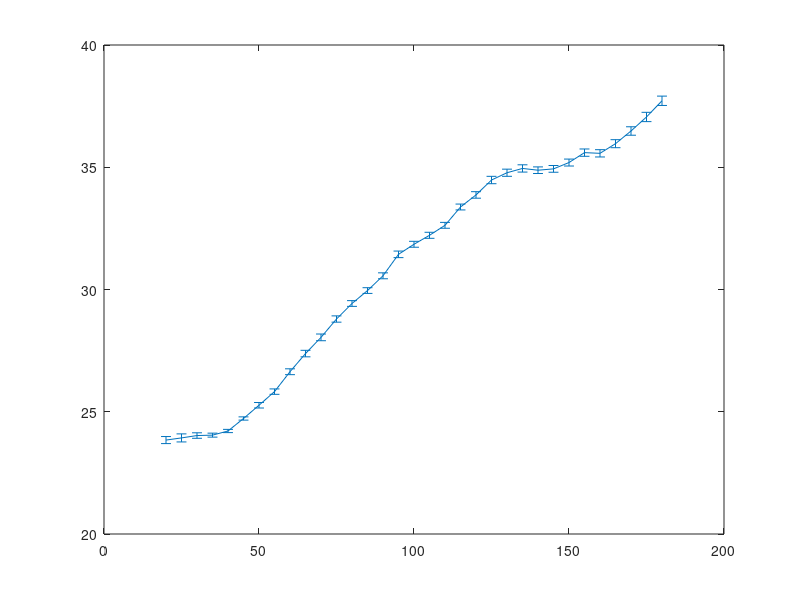

This figure's MATLAB source: (Note: this script raises an error after producing the figure.)
ld = load('J_vs_E.mat');

x2     = ld.fj200.x;
f2     = ld.fj200.signal;
f2_err = ld.fj200.error;


x4 = ld.fj400.x;
f4 = ld.fj400.signal;
f4_err = ld.fj400.error;
e_min_s = 45;
e_max_s = 125;

% first subrange: take from ei200
ir2_min = find(x2==e_min_s);
ir2_max = find(x2==e_max_s);
x_tot1 = x2(1:ir2_min);
s_tot1 = f2(1:ir2_min);
e_tot1 = f2_err(1:1:ir2_min);

% second subrange: take half from ei200, half from ei400
s_par2 =f2(ir2_min+1:ir2_max);

ir4_min = find(x4==e_min_s);
ir4_max = find(x4==e_max_s);
s_par4 =f4(ir4_min+1:ir4_max);

s_tot2 = 0.5*(s_par2 + s_par4);
x_tot2 = x4(ir4_min+1:ir4_max);
e_tot2 = f4_err(ir4_min+1:ir4_max);

% third subrange: take data from ei400
e_max_t = 180;
ir4t_max = find(x4==e_max_t);
s_tot3 = f4(ir4_max+1:ir4t_max);
x_tot3 = x4(ir4_max+1:ir4t_max);
e_tot3 = f4_err(ir4_max+1:ir4t_max);

x = [x_tot1,x_tot2,x_tot3];
s = [s_tot1',s_tot2',s_tot3'];
err = [e_tot1',e_tot2',e_tot3'];
se = s+err;
errorbar(x,s,err);

e_min = min(x);
e_max = max(x);
J_min = min(s);
J_max = max(s);

q100= zeros(size(s));
q110= zeros(size(s));
q111= zeros(size(s));
JvsQ100 = zeros(size(q100));
JvsQ110 = zeros(size(q100));
JvsQ111 = zeros(size(q100));
JvsQ100_e = zeros(size(q100));
JvsQ110_e = zeros(size(q100));
JvsQ111_e = zeros(size(q100));
disp_d100 = zeros(numel(q100),2);
disp_d110 = zeros(numel(q100),2);
disp_d111 = zeros(numel(q100),2);
for i=1:numel(q100)
    % this gived dispersion e (q);
    q100(i) = acos((1- x(i)/(8*s(i))))/pi;
    q110(i) = acos(sqrt((1- x(i)/(8*s(i)))))/pi;
    q111(i) = acos(((1- x(i)/(8*s(i))))^(1/3))/pi;        
    E_vs_q100 = x(i);
    Err_vs_q100 = fzero(@(e)(j_vs_e100(e,q100(i),x,se,e_min,J_min,e_max,J_max)),0);
    JvsQ100_e(i) = abs(Err_vs_q100 -E_vs_q100);
    % and this strips it to J(q);
    JvsQ100(i) = 0.125*E_vs_q100/(1-cos(pi*q100(i)));
    disp_d100(i,1) =     E_vs_q100 ;
    disp_d100(i,2) =     JvsQ100_e(i);
    
    
    E_vs_q110 = x(i);
    Err_vs_q110 = fzero(@(e)(j_vs_e110(e,q110(i),x,se,e_min,J_min,e_max,J_max)),0);    
    JvsQ110_e(i) = abs(Err_vs_q110-E_vs_q110);
    JvsQ110(i) = 0.125*E_vs_q110/(1-cos(pi/sqrt(2)*q110(i)).^2);
    disp_d110(i,1) =     E_vs_q110 ;
    disp_d110(i,2) =     JvsQ110_e(i);
    
    
    E_vs_q111 =  x(i);
    Err_vs_q111 = fzero(@(e)(j_vs_e111(e,q111(i),x,se,e_min,J_min,e_max,J_max)),0);    
    JvsQ111_e(i) = abs(Err_vs_q111-E_vs_q111);
    
    disp_d111(i,1) =     E_vs_q111 ;    
    disp_d111(i,2) =     JvsQ111_e(i) ;
    
    
    JvsQ111(i) = 0.125*E_vs_q111/(1-cos(pi/sqrt(3)*q(i)).^3);
end
q_sq = q.*q;

qi_min = acos(1-e_min/(8*J_min))/pi;
qi_max = acos(1-e_max/(8*J_max))/pi;
JvsQ = cell(3,1);
JvsQ_err = cell(3,1);
JvsQ{1}= JvsQ100;
JvsQ{2} = JvsQ110;
JvsQ{3} = JvsQ111;
EvsQ_err{1} = JvsQ100_e;
EvsQ_err{2} = JvsQ110_e;
EvsQ_err{3} = JvsQ111_e;
plot(q100,JvsQ{1},'r',q110,JvsQ{2},'g',q111,JvsQ{3},'b');
hold on
errorbar(q100,JvsQ{1},EvsQ_err{1},'r')
errorbar(q110,JvsQ{2},EvsQ_err{2},'g')
errorbar(q111,JvsQ{3},EvsQ_err{3},'b')
%hold off

%save('J_vs_q','qi_min','qi_max','J_min','J_max','q_sq','JvsQ','EvsQ_err');
res = struct();
res.disp100 = IX_dataset_1d(q100,disp_d100(:,1),disp_d100(:,2));
res.disp110 = IX_dataset_1d(q110,disp_d110(:,1),disp_d110(:,2));
res.disp111 = IX_dataset_1d(q111,disp_d111(:,1),disp_d111(:,2));
acolor('r')
dd(res.disp100);
acolor('g');
pd(res.disp110);
acolor('b');
pd(res.disp111);

save('En_vs_qTP','-struct','res');


function val = j_vs_e100(en,q,base_e,base_j,e_min,J_min,e_max,J_max)


if en<e_min
    Je = J_min;
elseif en>e_max
    Je = J_max;
else
    Je = interp1(base_e,base_j,en);
end
val = 8*Je*(1-cos(pi*q))-en;
end

function val = j_vs_e110(en,q,base_e,base_j,e_min,J_min,e_max,J_max)


if en<e_min
    Je = J_min;
elseif en>e_max
    Je = J_max;
else
    Je = interp1(base_e,base_j,en);
end
val = 8*Je*(1-cos(pi/sqrt(2)*q).^2)-en;
end
function val = j_vs_e111(en,q,base_e,base_j,e_min,J_min,e_max,J_max)


if en<e_min
    Je = J_min;
elseif en>e_max
    Je = J_max;
else
    Je = interp1(base_e,base_j,en);
end
val = 8*Je*(1-cos(pi/sqrt(3)*q).^3)-en;
end



